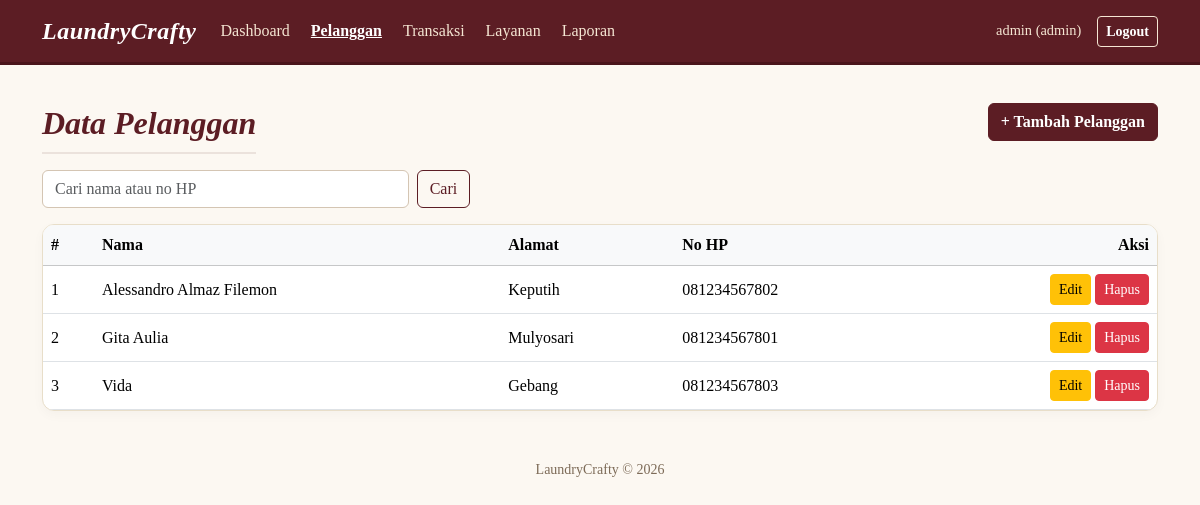
Page /pelanggan.php (signed in) on the committed database.
### tables this page shows
CREATE TABLE pelanggan (
    id_pelanggan INT NOT NULL AUTO_INCREMENT,
    nama         VARCHAR(64)  NOT NULL,
    alamat       VARCHAR(255) NOT NULL,
    no_hp        VARCHAR(20)  NOT NULL,
    PRIMARY KEY (id_pelanggan)
);

### config.php (called while the page is built, shortened)
<?php
function e($s): string
{
    return htmlspecialchars((string)$s, ENT_QUOTES, 'UTF-8');
}
function is_admin(): bool
{
    return ($_SESSION['user']['role'] ?? '') === 'admin';
}

### pelanggan.php (the view, shortened to what this page needs)
<?php
require 'config.php';
$q = trim($_GET['q'] ?? '');
if ($q !== '') {
    $like = '%' . $q . '%';
    $stmt = $db->prepare('SELECT * FROM pelanggan WHERE nama LIKE ? OR no_hp LIKE ? ORDER BY nama');
    $stmt->bind_param('ss', $like, $like);
    $stmt->execute();
    $rows = $stmt->get_result();
} else {
    $rows = $db->query('SELECT * FROM pelanggan ORDER BY nama');
}
include 'header.php';
?>
<div class="d-flex justify-content-between align-items-center mb-3">
    <h3 class="mb-0">Data Pelanggan</h3>
    <a href="pelanggan-form.php" class="btn btn-primary">+ Tambah Pelanggan</a>
</div>
<form class="row g-2 mb-3" method="get">
    <div class="col-sm-6 col-md-4">
        <input type="text" name="q" value="<?= e($q) ?>" class="form-control" placeholder="Cari nama atau no HP">
    </div>
    <div class="col-auto">
        <button class="btn btn-outline-primary">Cari</button>
    </div>
</form>
<div class="card"><div class="table-responsive">
<table class="table table-hover mb-0 align-middle">
    <thead class="table-light">
        <tr><th>#</th><th>Nama</th><th>Alamat</th><th>No HP</th><th class="text-end">Aksi</th></tr>
    </thead>
    <tbody>
    <?php $no = 1; while ($r = $rows->fetch_assoc()): ?>
        <tr>
            <td><?= $no++ ?></td>
            <td><?= e($r['nama']) ?></td>
            <td><?= e($r['alamat']) ?></td>
            <td><?= e($r['no_hp']) ?></td>
            <td class="text-end">
                <a href="pelanggan-form.php?id=<?= (int)$r['id_pelanggan'] ?>" class="btn btn-sm btn-warning">Edit</a>
                <?php if (is_admin()): ?>
                <form action="pelanggan-proses.php" method="post" class="d-inline"
                      onsubmit="return confirm('Hapus pelanggan ini?')">
                    <button class="btn btn-sm btn-danger">Hapus</button>
                </form>
                <?php endif; ?>
            </td>
        </tr>
    <?php endwhile; ?>
    </tbody>
</table>
</div></div>
<?php include 'footer.php'; ?>

### header.php (style rules this page uses)
body { background-color: #fcf8f2 !important; font-family: 'Georgia', 'Times New Roman', serif; color: #2b2b2b; }
h3, .judul-halaman { font-style: italic; font-weight: bold; color: #5c1d24; margin-top: 15px; font-size: 2rem; border-bottom: 2px solid rgba(92, 29, 36, 0.1); padding-bottom: 10px; }
.card { background-color: #ffffff !important; border: 1px solid #e8dec9 !important; border-radius: 12px !important; box-shadow: 0 4px 12px rgba(0, 0, 0, 0.03); overflow: hidden; }
.btn-primary { background-color: #5c1d24 !important; border-color: #5c1d24 !important; border-radius: 6px; font-weight: bold; }
.btn-outline-primary { color: #5c1d24 !important; border-color: #5c1d24 !important; border-radius: 6px; }
.form-control, .form-select { border: 1px solid #d4c5b3; background-color: #ffffff; border-radius: 6px; }
.table { --bs-table-bg: transparent; color: #2b2b2b; }
.table-light { background-color: #f9f3ea !important; color: #5c1d24 !important; font-weight: bold; }

### rows in the picture
pelanggan: nama "Alessandro Almaz Filemon", alamat "Keputih", no_hp "081234567802"
pelanggan: nama "Gita Aulia", alamat "Mulyosari", no_hp "081234567801"
pelanggan: nama "Vida", alamat "Gebang", no_hp "081234567803"

### other values in the picture
$_SESSION['user']['username'] "admin"
$_SESSION['user']['role'] "admin"
